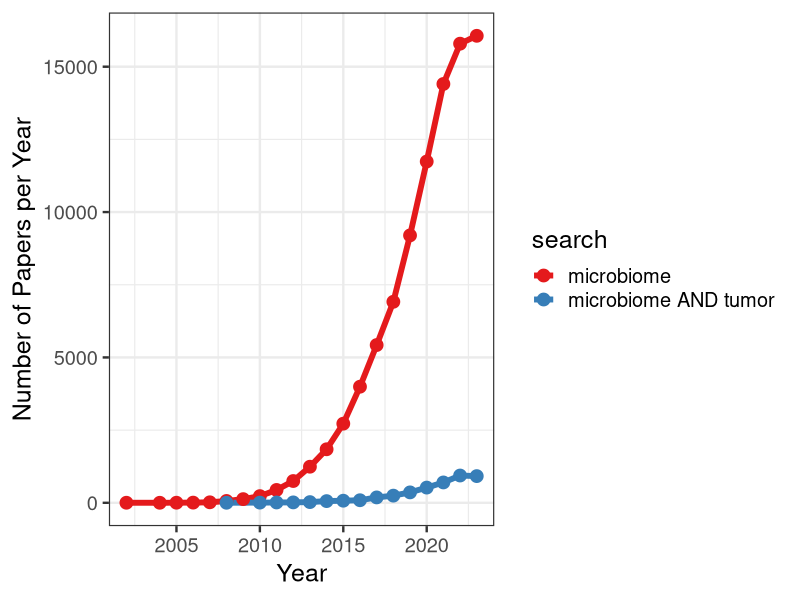
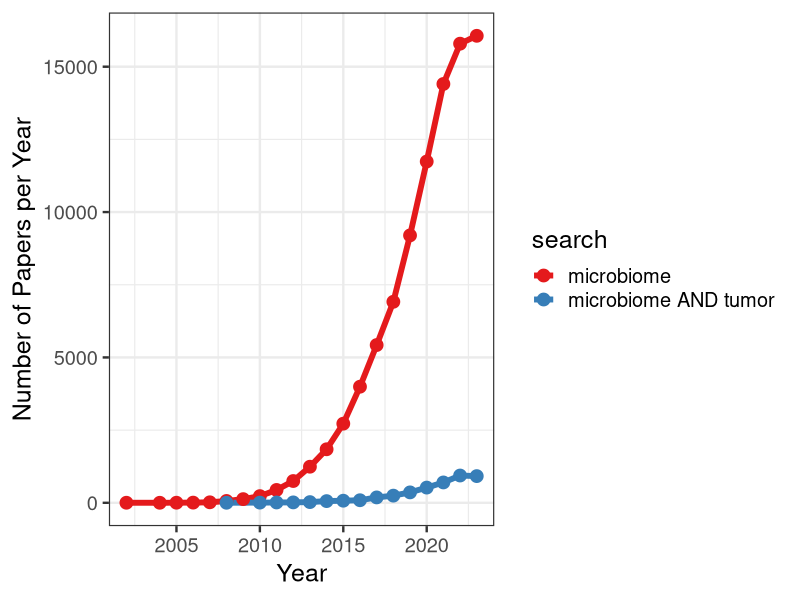

Reproduce these figures in R, in order.
## ---- chunk 1
knitr::opts_chunk$set(echo = TRUE)

library(tidyverse)
## ---- chunk 2
mic <- read.table("../data/microbiome-papers/microbiome.txt", 
                  fill = TRUE,
                  skip = 1, 
                  col.names = c("year", "count", "fraction")) %>%
   mutate_all(as.numeric) %>%
  mutate(search = "microbiome")
   


mic.tumor <- read.table("../data/microbiome-papers/microbiomeANDtumor.txt", 
                  fill = TRUE,
                  skip = 1, 
                  col.names = c("year", "count", "fraction")) %>%
  mutate_all(as.numeric) %>%
  drop_na(count) %>% 
  mutate(search = "microbiome AND tumor")
## ---- chunk 3
all <- bind_rows(mic, mic.tumor)
  
## ---- chunk 4
all %>%
  filter(year < 2024) %>%
  ggplot(aes(x = year, y = count)) +
  geom_line(aes(group = search, 
                color = search),
            lwd = 2) +
  geom_point(aes(color = search),
             size = 4) +
  theme_bw(base_size = 18) +
  scale_color_brewer(palette = "Set1") +
  labs(x = "Year",
       y = "Number of Papers per Year")

ggsave("../figures/tumor-microbiome-papers.png",
       height = 5,
       width = 11)
